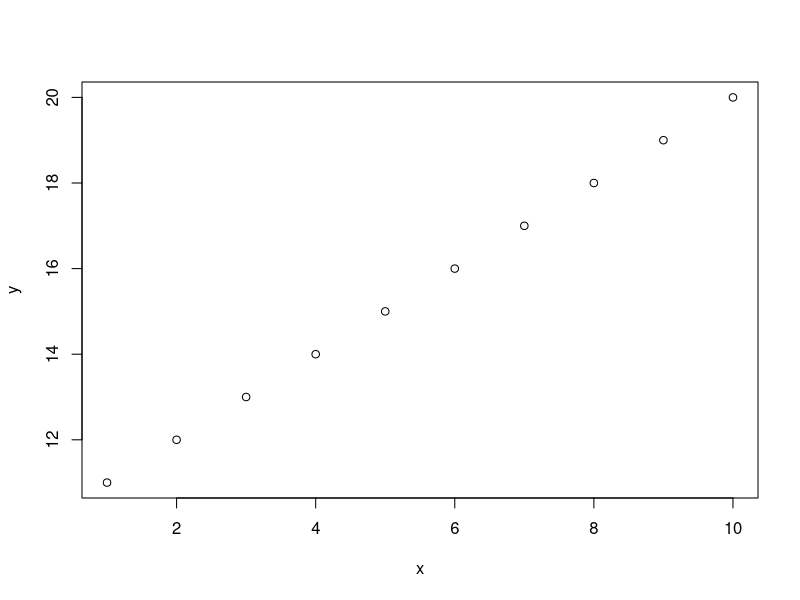
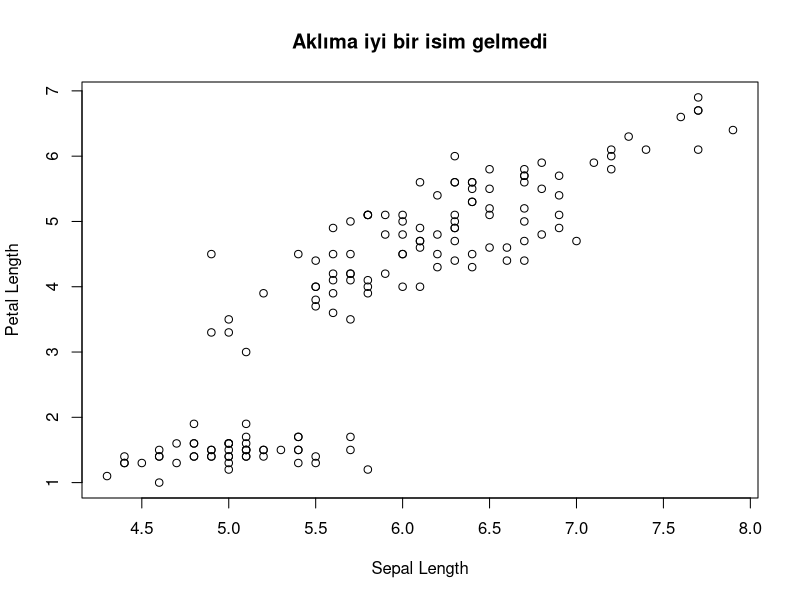
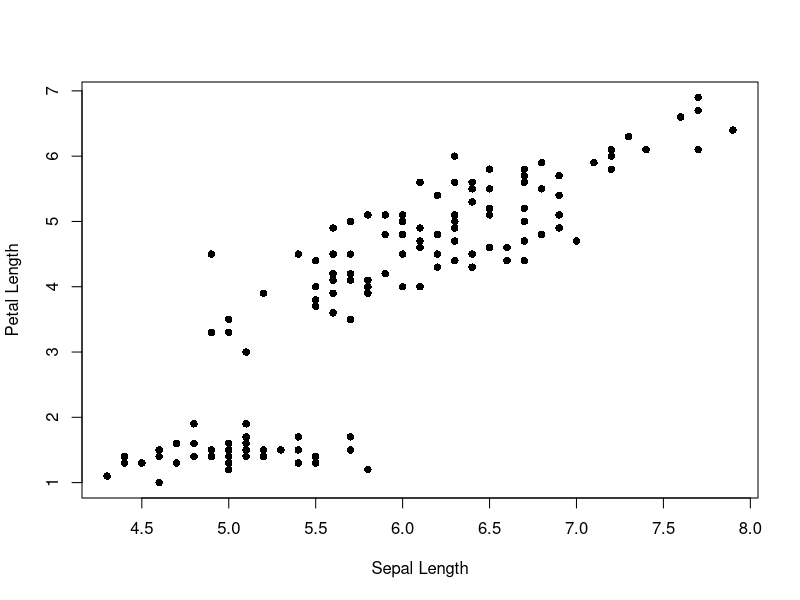
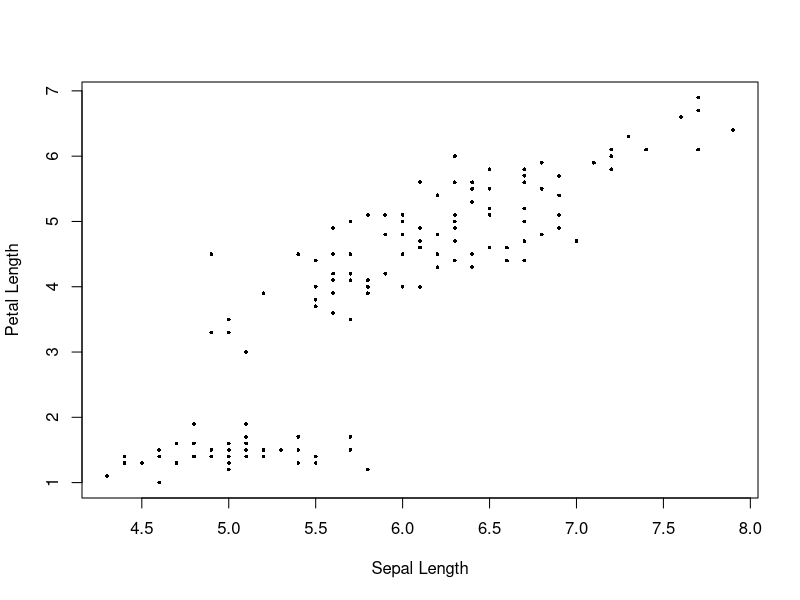
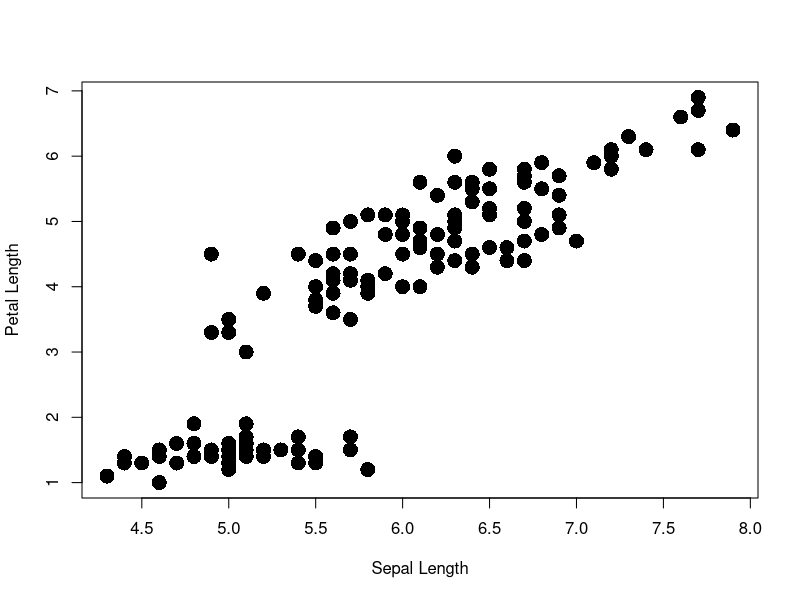
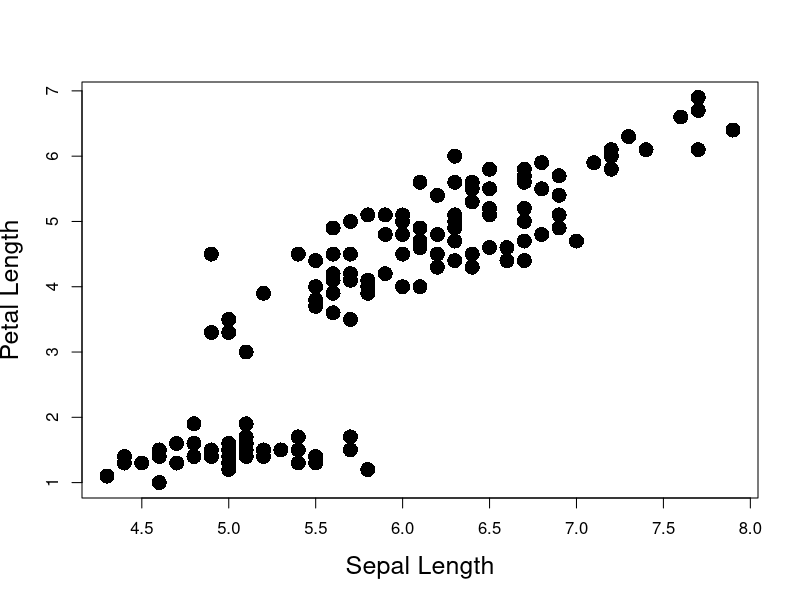
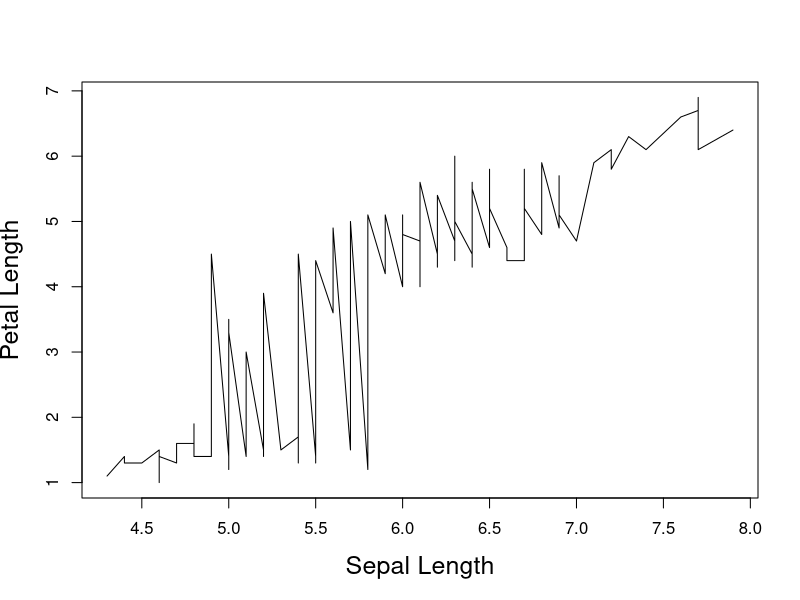
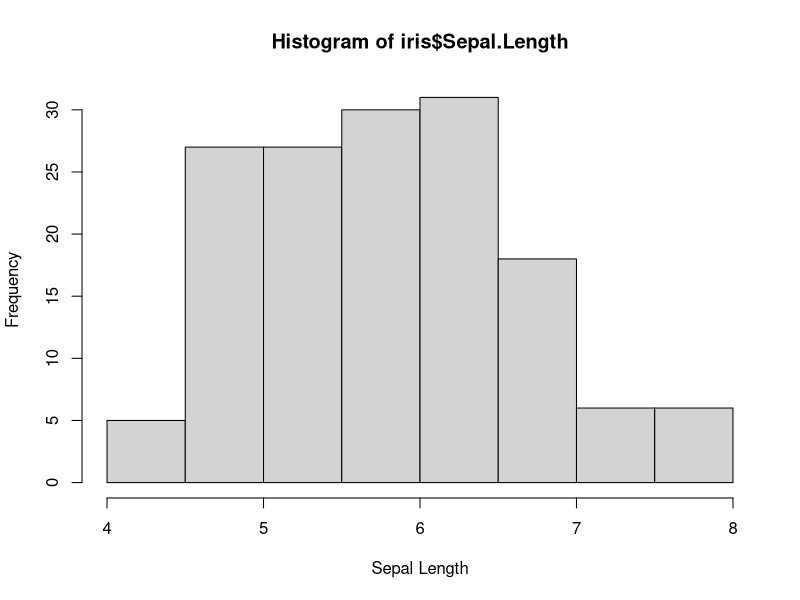

Write the R code that produced these figures, in order.
## ---- chunk 1
2+2

7-2

4^3

9/2
## ---- chunk 2
2+5*2/3

2+(5*(2/3))
## ---- chunk 3
2<3

6>=4

(2+2)==5

9<=15 & 10>11
## ---- chunk 4
x <- 1
x
x + 4
x
## ---- chunk 5
y <- x + 4
y
x <- x + 4
x
## ---- chunk 6
x <- 6
y <- 38
y-x
x*y
y%%x
## ---- chunk 7
z <- y + x
z
## ---- chunk 8
x <- 10
y <- 3
x==y
x>y
## ---- chunk 9
x <- c(1,2,3,4,5)
x
y <- c(4,2)
y
## ---- chunk 10
x <- c(1,2,3,4,5)
x + 1
x*2
## ---- chunk 11
y <- c(1,4,3,2,5)
x==y
x>y
## ---- chunk 12
x <- c(45,3,9,99,0)
sum(x)
z <- sum(x)
z
## ---- chunk 13
prod(x)
## ---- chunk 14
mean(x)
## ---- chunk 15
help(mean)
## ---- chunk 16
?mean  # Same as help(mean) 
## ---- chunk 17
??sequence
## ---- chunk 18
x <- 1
x <- c(5,6,7,8,9,10)
## ---- chunk 19
x <- 5:10
x
## ---- chunk 20
x <- seq(from = 5, to = 10, by = 1)
x

x <- seq(from = 5, to = 6, by = 0.1)
x

## ---- chunk 21
is.vector(x)

y <- c()
is.vector(y)

z <- vector(length = 5, mode = "numeric")
z
## ---- chunk 22
x <- c(1,2,3)
y <- c(4,5)
z <- c(x,y)
z
## ---- chunk 23
z <- c(monday = 1, tuesday = 2, wednesday = 3, thursday = 4, friday = 5)
z
names(z)
## ---- chunk 24
z <- c(1,2,3,4,5)
names(z)
# Names need to be a `character` vector 
names(z) <- c("monday", "tuesday", "wednesday", "thursday", "friday") 
names(z)
## ---- chunk 25
height <- c(76, 72, 74, 74, 78)
height
## ---- chunk 26
height[1] # 1. vektörü seç
height[5] # 5. vektörü seç
height[6] # 6. element yok

## ---- chunk 27
x <- height[1]
x
y <- height[5]
y
## ---- chunk 28
height[c(1,2,3)]
height[1:3]
## ---- chunk 29
height[-1]

height[c(-1,-5)]

height_new <- height[-1]
## ---- chunk 30
temp <- c(monday = 28.1, tuesday = 28.5, wednesday = 29.0, thursday = 30.1, friday = 30.2)
temp
## ---- chunk 31
temp["wednesday"] # İsimle seçim yaparken her zaman ""  kullanın.
temp[3]

# wednesday'i " " kullanmadan seçmeye çalışın. 
# Ne oldu?

## ---- chunk 32
y <- 5:50
y
## ---- chunk 33
# Tüm vektörü mantıksal hale dönüştürür.
y <= 10

# 10'a eşit veya küçük olan tüm elementleri seç
y[y <= 10]
## ---- chunk 34
 # 10'dan küçük olan ve 5'e eşit olmayan tüm elementleri seç
y[y < 10 & y != 5]  
## ---- chunk 35
x <- c(1,2,3,4,5)
is.double(x)

y <- c(1.25, 3.755, 9.001)
is.double(y)
## ---- chunk 36
z1 <- c(1L,2L,3L,4L,5L)
is.integer(z1)
 
z2 <- as.integer(y)
is.integer(z2)
## ---- chunk 37
x <- c("Bilgecan is the best Teaching Assistant")
x
length(x)
## ---- chunk 38
y <- c("Bilgecan", "is", "the", "best", "Teaching", "Assistant")
y
y[1]
y[c(2,4)]
## ---- chunk 39
x <- c(1,2,3,4,5)
y <- x<3
y

z <- c(TRUE, FALSE, T, F)
z
## ---- chunk 40
x
z
## ---- chunk 41
x <- as.character(x)
x

z <- as.character(z)
z
## ---- chunk 42
x <- c("1","-2", "3.25", "A")
x <- as.numeric(x)
x
## ---- chunk 43
y <- c(T,F,F,T,T)
y <- as.numeric(y)
y
## ---- chunk 44
x <- c(0, 0, 5, 79, 3500)
x <- as.logical(x)
x

y <- c("TRUE", "F", "1", "0", "35000")
y <- as.logical(y)
y
## ---- chunk 45
x <- c(1,2,3,4,5)
x <- factor(x)
x
## ---- chunk 46
z <- c("a", "b", "c", "d")
z <- as.factor(z)
z

z <- factor(z, levels = c("c","b","a","d"), ordered = T)
z
## ---- chunk 47
z[5] <- "a"
z[6] <- "e"
z
## ---- chunk 48
f <- c(z,x)
f
is.factor(f)
typeof(f)
## ---- chunk 49
m <- matrix(nrow = 2, ncol = 2)
m
## ---- chunk 50
m <- matrix(c(1,2,3,4), nrow = 2, ncol = 2)
m
## ---- chunk 51
m <- matrix(c(1,2,3,4), nrow = 2, ncol = 2, byrow = T)
m

is.matrix(m)
## ---- chunk 52
v1 <- c(1,2,3)
v2 <- c(4,5,6)

m <- cbind(v1, v2)
m
## ---- chunk 53
m <- rbind(v1, v2)
m

is.matrix(m)
## ---- chunk 54
names(m)

colnames(m)
rownames(m)
## ---- chunk 55
colnames(m) <- c("a", "b", "c")
m
## ---- chunk 56
m <- matrix(c(1,2,3,4), nrow = 2, ncol = 2)
m*2
## ---- chunk 57
m2 <- matrix(c(5,6,7,8), nrow = 2, ncol = 2)
m + m2
## ---- chunk 58
january <- matrix(1:31, nrow = 5, ncol = 7, byrow = T)
january
## ---- chunk 59
january[1,2] # birinci satır, ikinci sütun
january[5,4] # beşinci satır, dördüncü sütun
## ---- chunk 60
january[1,]  # tüm satırlar
january[,3]  # tüm sütunlar
## ---- chunk 61
colnames(january) <- c("monday", "tuesday", "wednesday", 
                       "thursday", "friday", "saturday", "sunday")
rownames(january) <- c("week 1", "week 2", "week 3", "week 4", "week 5")
january
## ---- chunk 62
january[,"monday"] # İsimle seçme yaparken "" işaretlerini kullanmayı unutmayın!
january[,"sunday"]
## ---- chunk 63
january["week 1",]
january["week 3", "thursday"]
## ---- chunk 64
january<15 # Tüm matriksi mantıksal hale çevirir.
## ---- chunk 65
january[january<15]
## ---- chunk 66
january[,"tuesday"]
tues <- january[,"tuesday"]
tues[tues<15]
## ---- chunk 67
x <- array(c(1,2,3), dim = 3)
x
is.vector(x)
is.array(x)
## ---- chunk 68
m <- array(c(1,2,3,4), dim = c(2,2))
m
is.array(m)
is.matrix(m)
## ---- chunk 69
a <- array(c(1,2,3,4,5,6,7,8), dim = c(2,2,2))
a
## ---- chunk 70
a[,,1]
a[1,2,]
a[1,2,2]
## ---- chunk 71
for (i in 1:5){
    print(i)
}
## ---- chunk 72
for (i in 1:2){
    print(i)
}
## ---- chunk 73
i # i şu anda workspace'de bir obje.
## ---- chunk 74
x <- 2

for (i in 1:4){
    x <- x^2
    print(x)
}
## ---- chunk 75
wizards <- c("Harry", "Hermione", "Ron")

for (i in 1:length(wizards)){
    paste("Hi,", wizards[i], sep=" ")
}
## ---- chunk 76
x <- rnorm(n = 10, mean = 1, sd = 0.5)  # Loopda kullanacağımız vektör.

outputs <- c()  # Boş bir vektör oluştur

for (i in 1:length(x)) {
  outputs[i] <- x[i] * 10
}
head(outputs)
## ---- chunk 77
x <- rnorm(n = 50, mean = 0, sd = 1)
m <- matrix(x, ncol = 5, nrow = 10)
## ---- chunk 78
m <-  matrix(1:6, nrow = 3, ncol = 2)
for (i in 1:nrow(m)) {
  for(h in 1:ncol(m)) {
    print(m[i,h])
  }
}
## ---- chunk 79
if (3 > 2) {
  print("Yes")
}
## ---- chunk 80
x <- 1:5

for (i in 1:length(x)) {
  if(x[i] > 3) {
    print(paste(x[i],"3'ten büyüktür"))
  }
  if(x[i] <= 3) {
    print(paste(x[i],"3'ten küçük ya da 3'e eşittir"))
  }
}
## ---- chunk 81
if (1 > 2) {
  print("Yes")
} else print("No")
## ---- chunk 82
if (1 > 2) {
  print("Yes")
} else {
  print("No") # Süslü parantezleri else ifadeleriyle de kullanabilirsiniz.
}  
## ---- chunk 83
tick_mean <- c(4,32,17,10,12)
tick_count <- matrix(nrow = 10, ncol = 5)
for (i in 1:5) {
  tick_count[,i] <- rpois(10, tick_mean[i])
} 
## ---- chunk 84
# fonksiyon tanımlayın, f
f <- function(x, y) {
  x + y
}

# f fonksiyonunu çağırın
f(x = 1, y = 3)
## ---- chunk 85
f

# Fonksiyonu f() olarak çağırmayı deneyin. Ne hata aldınız?
## ---- chunk 86
body(f)
## ---- chunk 87
formals(f)
## ---- chunk 88
environment(f)

# Sum fonksiyonunda bu üç bileşene bakmaya çalışın. Ne görüyorsunuz?
## ---- chunk 89
nurbahar <- 2  # fonksiyon dışında oluşturulan obje

g <- function() {
     bilgecan <- 1 # fonksiyon içinde oluşturulan obje
    c(nurbahar, bilgecan) 
}

g()
## ---- chunk 90
f1 <- function(a, b) {
    x <- a + b 
    y <- (a + b)^2
    z <- a/b
}

f1(1, 2)  # sonuç yok.
## ---- chunk 91
f2 <- function(a, b) {
    x <- a + b 
    y <- (a + b)^2
    z <- a/b
    return(c(x, y, z))
}

f3 <- function(a, b) {
    x <- a + b 
    y <- (a + b)^2
    z <- a/b
    c(x, y, z) # return(c(x, y, z)) yazmakla aynı
}

# x, y, ve z'yi veriyor.
f2(1, 2)  
f3(1, 2)
## ---- chunk 92

params <- c(5, 25)
params

f3 <- function(p){
    alpha <- p[1]
    beta <- p[2]
    alpha * beta
}

f3(params)
## ---- chunk 93
subtract <- function(a = 5, b = 2){
    return(a - b)
}

subtract()
subtract(5, 6)
## ---- chunk 94
iris
## ---- chunk 95
head(iris)
is.data.frame(iris)
## ---- chunk 96
iris[1,3]
head(iris[,4])
tail(iris[,"Species"])
## ---- chunk 97
head(iris$Petal.Width)
head(iris[,4])
## ---- chunk 98
d <- data.frame(x = c(5.6, 2.45, 7.09), y = c("a","b","c"), z = c(1,2,3))
d
str(d)
## ---- chunk 99
d <- data.frame(x = c(5.6, 2.45, 7.09), y = c("a","b","c"), z = c(1,2,3), 
                stringsAsFactors = F)
str(d)
## ---- chunk 100
d$t <- as.factor(c(10,20,30))
d
str(d)
## ---- chunk 101
d1 <- data.frame(x = c(5.6, 2.45, 7.09), y = c("a","b","c"), 
                 stringsAsFactors = F)
d2 <- data.frame(z = c(1,2,3), t = as.factor(c(10,20,30)))
d3 <- cbind(d1,d2)
str(d3)
## ---- chunk 102
# İki veri setini satırlarla birleştirirken sütun isimleri birbirine eş olmalı!
# Bir önceki slayttan d1 ve d2'yi birleştirmeyi deneyin. Ne hata alıyorsunuz?

d2 <- data.frame(x = c(1,2,3), y = as.factor(c(10,20,30)))
d4 <- rbind(d1,d2)

# Zorla güzellik olmayacağını hatırlayın.
str(d4)
## ---- chunk 103
getwd()
## ---- chunk 104
d <- data.frame(x = c(5.6, 2.45, 7.09), y = c("a","b","c"), z = as.factor(c(1,2,3)))
l <- list(x = c(5.6, 2.45, 7.09), y = c("a","b","c"), z = as.factor(c(1,2,3)))
l
typeof(l)
typeof(d)
## ---- chunk 105
# Bir veri setine sütun ekleme ile benzer
l$d <- d
l[2:4]
## ---- chunk 106
# Listception
l$l <- l
l[4:5]
## ---- chunk 107
l[1]
str(l[1])
## ---- chunk 108
l[[1]]
str(l[[1]])
## ---- chunk 109
names(l)
## ---- chunk 110
names(l)[1] <- "new name"
names(l)[1]
names(l[1])
## ---- chunk 111
names(l[[1]])
names(l[[1]])[1] <- "a"
l[1]
## ---- chunk 112
l$x
l$y
## ---- chunk 113
d <- data.frame(x = c(5.6, 2.45, 7.09), 
                y = c("a","b","c"), 
                z = as.factor(c(1,2,3)))
l <- list(x = c(5.6, 2.45, 7.09), 
          y = c("a","b","c"), 
          z = as.factor(c(1,2,3)))
l2 <- list(a = c(5:10), b = c(500:600))
l$d <- d
l$l2 <- l2
## ---- chunk 114
x <- 1:10
y <- 11:20
plot(x, y)
## ---- chunk 115
iris <- iris[order(iris$Sepal.Length),]
x <- iris$Sepal.Length
y <- iris$Petal.Length
plot(x, y, 
     xlab = "Sepal Length", 
     ylab = "Petal Length", 
     main = "Aklıma iyi bir isim gelmedi")
## ---- chunk 116
plot(x, y, xlab = "Sepal Length", ylab = "Petal Length", pch = 16)
## ---- chunk 117
plot(x, y, xlab = "Sepal Length", ylab = "Petal Length", pch = 16, cex = 0.5)
## ---- chunk 118
plot(x, y, xlab = "Sepal Length", ylab = "Petal Length", pch = 16, cex = 2)
## ---- chunk 119
plot(x, 
     y, 
     xlab = "Sepal Length", 
     ylab = "Petal Length", 
     pch = 16, 
     cex = 2, 
     cex.lab = 1.5)
## ---- chunk 120
plot(x, 
     y, 
     xlab = "Sepal Length", 
     ylab = "Petal Length", 
     pch = 16, 
     cex = 2, 
     cex.lab = 1.5,
     type = "l")
## ---- chunk 121
hist(iris$Sepal.Length, xlab = "Sepal Length")
## ---- chunk 122
hist(iris$Sepal.Length, xlab = "Sepal Length", breaks = 5)
## ---- chunk 123
plot(density(iris$Sepal.Length), xlab = "Sepal Length", main = "")
## ---- chunk 124
hist(iris$Sepal.Length, xlab = "Sepal Length", probability = T, col = "grey")
lines(density(iris$Sepal.Length), col =  "red", lwd = 2)
## ---- chunk 125
boxplot(iris$Sepal.Length, iris$Petal.Length, names = c("Sepal Length", "Petal Length"))
## ---- chunk 126
par(mfrow = c(2,2))

plot(x, y, xlab = "Sepal Length", ylab = "Petal Length", pch = 16, cex = 0.5)

hist(x, xlab = "Sepal Length", probability = T, col = "grey", main = "")
lines(density(x), col =  "red", lwd = 2)

hist(y, xlab = "Petal Length", probability = T, col = "grey", main = "")
lines(density(y), col =  "red", lwd = 2)

boxplot(x, y, names = c("Sepal Length", "Petal Length"))
## ---- chunk 127
par(mfrow = c(2,2)) # mfcol() da kullanabilirsiniz.

par(mar = c(5,4,1,1)) # varsayılan değerler c(5, 4, 4, 2)
plot(x, y, xlab = "Sepal Length", ylab = "Petal Length", 
     pch = 16, 
     cex = 0.5) 

par(mar = c(5,4,1,1))
hist(x, xlab = "Sepal Length", probability = T, 
     col = "grey", 
     main = "")
lines(density(x), col =  "red", lwd = 2)

hist(y, xlab = "Petal Length", probability = T, col = "grey", main = "")
lines(density(y), col =  "red", lwd = 2)

boxplot(x, y, names = c("Sepal Length", "Petal Length"))
## ---- chunk 128
`+`(2,3)
`*`(10,10)
`[`(x,1)
`[`
